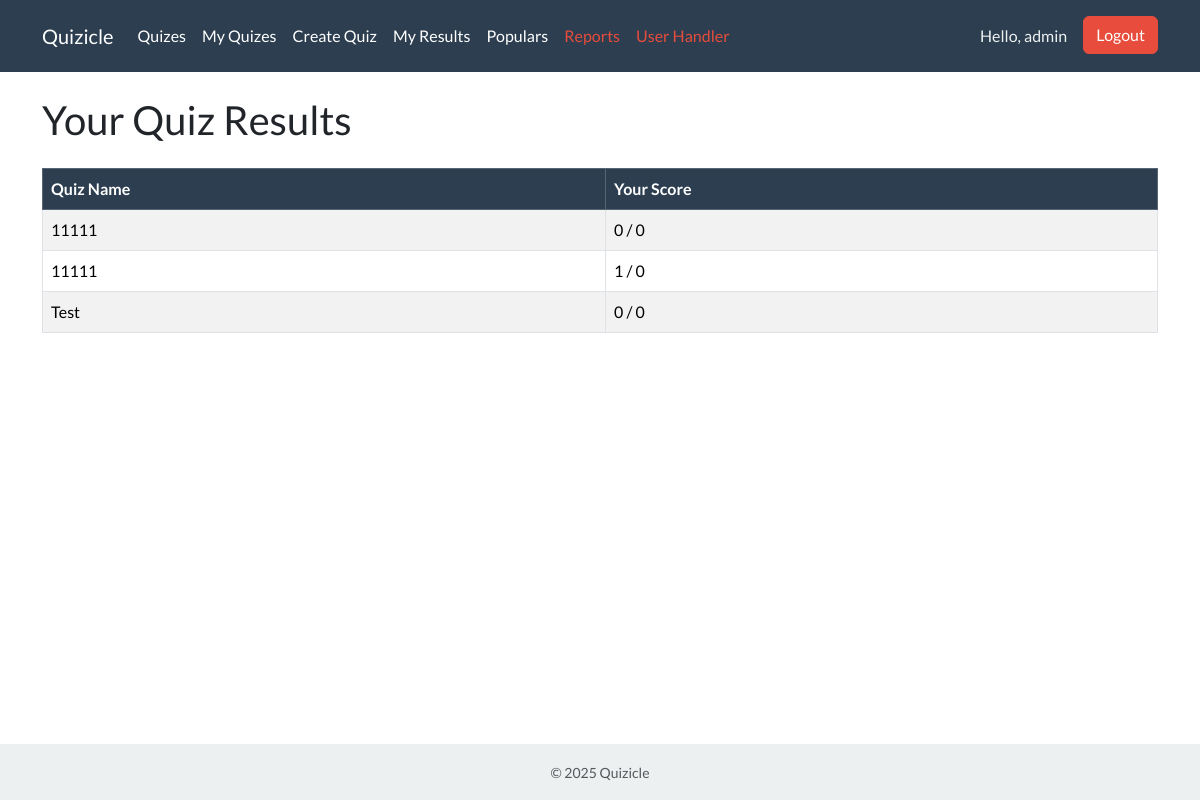
Before: /my-results/ (signed in) with the older database file.
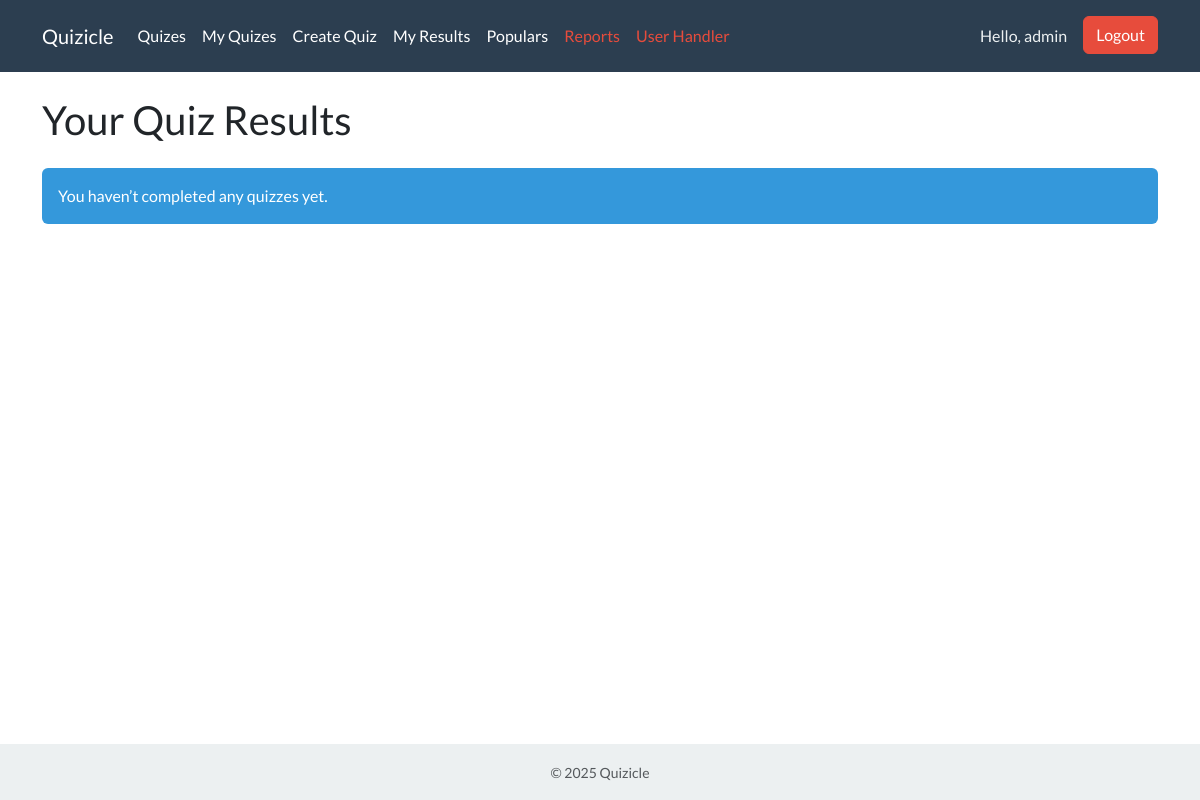
After: the same page with the newer database file.
### projectname/models.py (models this page shows, shortened)
class Results(models.Model):
    quiz = models.ForeignKey(Quiz, on_delete=models.CASCADE, related_name="results")
    user = models.CharField(max_length=150)
    result = models.IntegerField()
    class Meta:
        app_label = 'projectname'

class Quiz(models.Model):
    quiz_name = models.CharField(max_length=150)
    description = models.TextField(default="Complete the quiz—get results")
    quiz_maximum_points = models.IntegerField(default=0, editable=False)  # Auto-calculated
    question_count = models.IntegerField(default=0, editable=False)  # Auto-calculated
    creator = models.ForeignKey(User, on_delete=models.CASCADE, related_name='questions_created')
    class Meta:
        app_label = 'projectname'
        ordering = ['-id']

### projectname/views.py (the view)
# urls.py: path('my-results/', UserResultsView.as_view(), name='user_results'),
class UserResultsView(ListView):
    model = Results
    template_name = 'user_results.html'
    context_object_name = 'results'
    def get_queryset(self):
        return Results.objects.filter(user=self.request.user.username).select_related('quiz')

### templates/user_results.html (shortened to what this page needs)
{% extends 'base.html' %}
{% block content %}
<h2 class="mb-4">Your Quiz Results</h2>
{% if user.is_authenticated %}
    {% if results %}
        <table class="table table-bordered table-striped">
            <thead class="table-primary">
                <tr>
                    <th>Quiz Name</th>
                    <th>Your Score</th>
                </tr>
            </thead>
            <tbody>
                {% for result in results %}
                <tr>
                    <td>{{ result.quiz.quiz_name }}</td>
                    <td>{{ result.result }} / {{ result.quiz.quiz_maximum_points }}</td>
                </tr>
                {% endfor %}
            </tbody>
        </table>
    {% else %}
        <div class="alert alert-info">You haven’t completed any quizzes yet.</div>
    {% endif %}
{% else %}
    <div class="alert alert-warning">
        Log in to your account to see your quiz results.
        <a href="{% url 'login' %}" class="btn btn-primary btn-sm ms-3">Login</a>
    </div>
{% endif %}
{% endblock %}

Changed rows visible on the page:
removed Results: quiz.quiz_name "11111", result "0", quiz.quiz_maximum_points "0"
removed Results: quiz.quiz_name "11111", result "1", quiz.quiz_maximum_points "0"
removed Results: quiz.quiz_name "Test", result "0", quiz.quiz_maximum_points "0"
Other visible differences:
text no longer shown: "Quiz Name Your Score"
text now shown: "You haven’t completed any quizzes yet."
